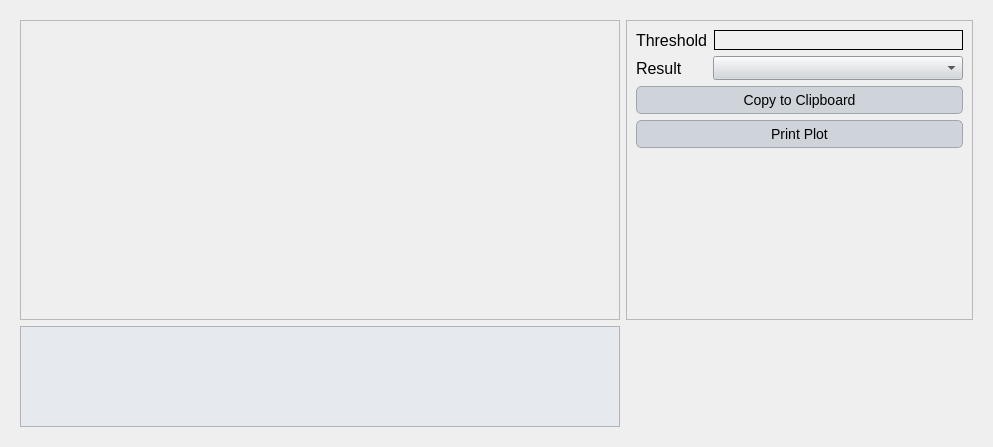
<?xml version="1.0" encoding="UTF-8"?>
<ui version="4.0">
 <class>Dialog</class>
 <widget class="QDialog" name="Dialog">
  <property name="geometry">
   <rect>
    <x>0</x>
    <y>0</y>
    <width>993</width>
    <height>447</height>
   </rect>
  </property>
  <property name="windowTitle">
   <string>Dialog</string>
  </property>
  <property name="styleSheet">
   <string notr="true">QLabel {
    font-family: 'Georgia'; /* Cambiar la fuente a Georgia */
    font-size: 16px; /* Cambiar el tamaño de la fuente */
    color: #000000; /* Color del texto (blanco) */
}

QLineEdit {
    font-family: 'Georgia'; /* Cambiar la fuente a Georgia */
    font-size: 14px; /* Cambiar el tamaño de la fuente */
    color: #000000; /* Color del texto (blanco) */
    background-color: #f0f0f0; /* Color de fondo del QLineEdit */
    border: 1px solid #000000; /* Borde blanco */
}

QComboBox {
    font-family: 'Georgia'; /* Cambiar la fuente a Georgia */
    font-size: 14px; /* Cambiar el tamaño de la fuente */
    color: #000000; /* Color del texto (blanco) */
    background-color: #cfd4da; /* Fondo oscuro del ComboBox */
}

QRadioButton {
    font-family: 'Georgia'; /* Cambiar la fuente a Georgia */
    font-size: 14px; /* Cambiar el tamaño de la fuente */
    color: #000000; /* Color del texto (blanco) */
}

QCheckBox {
    font-family: 'Georgia'; /* Cambiar la fuente a Georgia */
    font-size: 14px; /* Cambiar el tamaño de la fuente */
    color: #000000; /* Color del texto (blanco) */
}

/* Cambiar la fuente y estilo de los QPushButton */
QPushButton {
    font-family: 'Georgia'; /* Cambiar la fuente */
    font-size: 14px; /* Cambiar el tamaño de la fuente */
    color: #000000; /* Color del texto negro */
    background-color: #cfd4da; /* Fondo gris claro */
    border: 1px solid #a1a6ad; /* Borde gris medio */
    border-radius: 5px; /* Bordes redondeados */
    padding: 5px; /* Espaciado interno */
}

/* Estilo cuando el ratón pasa sobre el botón */
QPushButton:hover {
    color: #000000; /* Mantener el texto negro */
    background-color: #b7bcc3; /* Fondo gris un poco más oscuro al pasar el mouse */
}

/* Estilo cuando el botón está presionado */
QPushButton:pressed {
    background-color: #a6acb3; /* Fondo ligeramente más oscuro al presionar */
    color: #000000; /* Mantener el texto negro cuando se presiona */
}



/* Estilo general para QTableWidget y QTableView */
QTableWidget, QTableView {
    font-family: 'Georgia'; /* Cambiar la fuente a Georgia */
    font-size: 14px; /* Tamaño de la fuente */
    color: #000000; /* Color del texto negro */
    background-color: #e6e9ed; /* Fondo gris claro para la tabla */
    gridline-color: #a1a6ad; /* Color de las líneas de la tabla (gris medio) */
    selection-background-color: #b7bcc3; /* Color de fondo cuando se selecciona una celda (gris suave) */
    selection-color: #000000; /* Color del texto cuando la celda está seleccionada (negro) */
}

/* Estilo para el encabezado horizontal de la tabla */
QHeaderView::section {
    font-family: 'Georgia'; /* Cambiar la fuente a Georgia */
    font-size: 14px; /* Tamaño de la fuente */
    color: #000000; /* Color del texto negro */
    background-color: #cfd4da; /* Fondo gris claro del encabezado */
    border: 1px solid #a1a6ad; /* Borde gris medio entre las secciones */
    padding: 4px; /* Espaciado interno en el encabezado */
}

/* Estilo para las celdas de la tabla al pasar el mouse */
QTableWidget::item:hover, QTableView::item:hover {
    background-color: #b7bcc3; /* Fondo gris suave al pasar el mouse */
    color: #000000; /* Mantener el texto negro */
}

/* Estilo para las celdas cuando están seleccionadas */
QTableWidget::item:selected, QTableView::item:selected {
    background-color: #a6acb3; /* Fondo gris intermedio cuando está seleccionado */
    color: #000000; /* Texto negro cuando está seleccionado */
}

/* Ajustar el tamaño de las celdas */
QTableWidget::item, QTableView::item {
    padding: 4px; /* Espaciado interno de las celdas */
}

/* Estilo para el borde inferior de la tabla */
QTableCornerButton::section {
    background-color: #cfd4da; /* Fondo del botón de esquina */
    border: 1px solid #a1a6ad; /* Borde gris medio del botón de esquina */
}</string>
  </property>
  <layout class="QGridLayout" name="gridLayout_3">
   <item row="0" column="0">
    <widget class="QScrollArea" name="scrollArea">
     <property name="frameShape">
      <enum>QFrame::NoFrame</enum>
     </property>
     <property name="widgetResizable">
      <bool>true</bool>
     </property>
     <widget class="QWidget" name="scrollAreaWidgetContents">
      <property name="geometry">
       <rect>
        <x>0</x>
        <y>0</y>
        <width>975</width>
        <height>429</height>
       </rect>
      </property>
      <layout class="QGridLayout" name="gridLayout">
       <item row="0" column="0">
        <widget class="QFrame" name="frame">
         <property name="minimumSize">
          <size>
           <width>600</width>
           <height>300</height>
          </size>
         </property>
         <property name="frameShape">
          <enum>QFrame::StyledPanel</enum>
         </property>
         <property name="frameShadow">
          <enum>QFrame::Raised</enum>
         </property>
        </widget>
       </item>
       <item row="0" column="1">
        <widget class="QFrame" name="frame_2">
         <property name="frameShape">
          <enum>QFrame::StyledPanel</enum>
         </property>
         <property name="frameShadow">
          <enum>QFrame::Raised</enum>
         </property>
         <layout class="QGridLayout" name="gridLayout_2">
          <item row="2" column="0">
           <widget class="QPushButton" name="copy">
            <property name="text">
             <string>Copy to Clipboard</string>
            </property>
           </widget>
          </item>
          <item row="1" column="0">
           <layout class="QHBoxLayout" name="horizontalLayout">
            <item>
             <widget class="QLabel" name="label">
              <property name="text">
               <string>Result</string>
              </property>
             </widget>
            </item>
            <item>
             <widget class="QComboBox" name="column">
              <property name="minimumSize">
               <size>
                <width>250</width>
                <height>0</height>
               </size>
              </property>
             </widget>
            </item>
           </layout>
          </item>
          <item row="0" column="0">
           <layout class="QHBoxLayout" name="horizontalLayout_2">
            <item>
             <widget class="QLabel" name="label_2">
              <property name="text">
               <string>Threshold</string>
              </property>
             </widget>
            </item>
            <item>
             <widget class="QLineEdit" name="threshold">
              <property name="alignment">
               <set>Qt::AlignCenter</set>
              </property>
             </widget>
            </item>
           </layout>
          </item>
          <item row="3" column="0">
           <widget class="QPushButton" name="print_graph">
            <property name="text">
             <string>Print Plot</string>
            </property>
           </widget>
          </item>
          <item row="4" column="0">
           <spacer name="verticalSpacer">
            <property name="orientation">
             <enum>Qt::Vertical</enum>
            </property>
            <property name="sizeHint" stdset="0">
             <size>
              <width>20</width>
              <height>40</height>
             </size>
            </property>
           </spacer>
          </item>
         </layout>
        </widget>
       </item>
       <item row="1" column="0">
        <widget class="QTableWidget" name="tableWidget">
         <property name="minimumSize">
          <size>
           <width>0</width>
           <height>90</height>
          </size>
         </property>
        </widget>
       </item>
      </layout>
     </widget>
    </widget>
   </item>
  </layout>
 </widget>
 <resources/>
 <connections/>
</ui>
